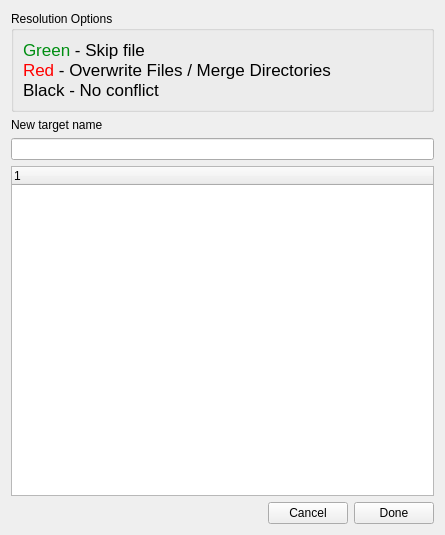
<?xml version="1.0" encoding="UTF-8"?>
<ui version="4.0">
 <class>FileConflict</class>
 <widget class="QDialog" name="FileConflict">
  <property name="geometry">
   <rect>
    <x>0</x>
    <y>0</y>
    <width>445</width>
    <height>535</height>
   </rect>
  </property>
  <property name="windowTitle">
   <string>Dialog</string>
  </property>
  <layout class="QGridLayout" name="gridLayout">
   <item row="0" column="0" colspan="3">
    <widget class="QGroupBox" name="groupBox_2">
     <property name="title">
      <string>Resolution Options</string>
     </property>
     <layout class="QVBoxLayout" name="verticalLayout">
      <item>
       <widget class="QLabel" name="label_2">
        <property name="text">
         <string>&lt;!DOCTYPE HTML PUBLIC &quot;-//W3C//DTD HTML 4.0//EN&quot; &quot;http://www.w3.org/TR/REC-html40/strict.dtd&quot;&gt;
&lt;html&gt;&lt;head&gt;&lt;meta name=&quot;qrichtext&quot; content=&quot;1&quot; /&gt;&lt;style type=&quot;text/css&quot;&gt;
p, li { white-space: pre-wrap; }
&lt;/style&gt;&lt;/head&gt;&lt;body style=&quot; font-family:'Lucida Grande'; font-size:13pt; font-weight:400; font-style:normal;&quot;&gt;
&lt;p style=&quot; margin-top:0px; margin-bottom:0px; margin-left:0px; margin-right:0px; -qt-block-indent:0; text-indent:0px;&quot;&gt;&lt;span style=&quot; color:#008e12;&quot;&gt;Green&lt;/span&gt; - Skip file&lt;/p&gt;
&lt;p style=&quot; margin-top:0px; margin-bottom:0px; margin-left:0px; margin-right:0px; -qt-block-indent:0; text-indent:0px;&quot;&gt;&lt;span style=&quot; color:#ff0000;&quot;&gt;Red&lt;/span&gt; - Overwrite Files / Merge Directories&lt;/p&gt;
&lt;p style=&quot; margin-top:0px; margin-bottom:0px; margin-left:0px; margin-right:0px; -qt-block-indent:0; text-indent:0px;&quot;&gt;Black - No conflict&lt;/p&gt;&lt;/body&gt;&lt;/html&gt;</string>
        </property>
       </widget>
      </item>
     </layout>
    </widget>
   </item>
   <item row="1" column="0">
    <widget class="QLabel" name="label">
     <property name="text">
      <string>New target name</string>
     </property>
    </widget>
   </item>
   <item row="2" column="0" colspan="3">
    <widget class="QLineEdit" name="lineEdit"/>
   </item>
   <item row="3" column="0" colspan="3">
    <widget class="QTreeWidget" name="treeWidget"/>
   </item>
   <item row="4" column="0">
    <spacer name="horizontalSpacer">
     <property name="orientation">
      <enum>Qt::Horizontal</enum>
     </property>
     <property name="sizeHint" stdset="0">
      <size>
       <width>259</width>
       <height>20</height>
      </size>
     </property>
    </spacer>
   </item>
   <item row="4" column="1">
    <widget class="QPushButton" name="pushButton_2">
     <property name="maximumSize">
      <size>
       <width>80</width>
       <height>16777215</height>
      </size>
     </property>
     <property name="text">
      <string>Cancel</string>
     </property>
     <property name="autoDefault">
      <bool>false</bool>
     </property>
    </widget>
   </item>
   <item row="4" column="2">
    <widget class="QPushButton" name="pushButton">
     <property name="maximumSize">
      <size>
       <width>80</width>
       <height>16777215</height>
      </size>
     </property>
     <property name="text">
      <string>Done</string>
     </property>
     <property name="autoDefault">
      <bool>false</bool>
     </property>
    </widget>
   </item>
  </layout>
 </widget>
 <resources/>
 <connections>
  <connection>
   <sender>pushButton</sender>
   <signal>clicked()</signal>
   <receiver>FileConflict</receiver>
   <slot>accept()</slot>
   <hints>
    <hint type="sourcelabel">
     <x>438</x>
     <y>590</y>
    </hint>
    <hint type="destinationlabel">
     <x>388</x>
     <y>484</y>
    </hint>
   </hints>
  </connection>
  <connection>
   <sender>pushButton_2</sender>
   <signal>clicked()</signal>
   <receiver>FileConflict</receiver>
   <slot>reject()</slot>
   <hints>
    <hint type="sourcelabel">
     <x>361</x>
     <y>590</y>
    </hint>
    <hint type="destinationlabel">
     <x>305</x>
     <y>495</y>
    </hint>
   </hints>
  </connection>
  <connection>
   <sender>treeWidget</sender>
   <signal>itemSelectionChanged()</signal>
   <receiver>FileConflict</receiver>
   <slot>treeSelectionChanged()</slot>
   <hints>
    <hint type="sourcelabel">
     <x>147</x>
     <y>301</y>
    </hint>
    <hint type="destinationlabel">
     <x>7</x>
     <y>315</y>
    </hint>
   </hints>
  </connection>
  <connection>
   <sender>lineEdit</sender>
   <signal>textEdited(QString)</signal>
   <receiver>FileConflict</receiver>
   <slot>lineEditChanged(QString)</slot>
   <hints>
    <hint type="sourcelabel">
     <x>67</x>
     <y>168</y>
    </hint>
    <hint type="destinationlabel">
     <x>10</x>
     <y>169</y>
    </hint>
   </hints>
  </connection>
  <connection>
   <sender>lineEdit</sender>
   <signal>editingFinished()</signal>
   <receiver>FileConflict</receiver>
   <slot>lineEditLostFocus()</slot>
   <hints>
    <hint type="sourcelabel">
     <x>327</x>
     <y>168</y>
    </hint>
    <hint type="destinationlabel">
     <x>437</x>
     <y>146</y>
    </hint>
   </hints>
  </connection>
  <connection>
   <sender>treeWidget</sender>
   <signal>itemClicked(QTreeWidgetItem*,int)</signal>
   <receiver>FileConflict</receiver>
   <slot>refreshTree(QTreeWidgetItem*)</slot>
   <hints>
    <hint type="sourcelabel">
     <x>47</x>
     <y>433</y>
    </hint>
    <hint type="destinationlabel">
     <x>4</x>
     <y>430</y>
    </hint>
   </hints>
  </connection>
 </connections>
 <slots>
  <slot>treeSelectionChanged()</slot>
  <slot>radioSelectionChanged()</slot>
  <slot>lineEditChanged(QString)</slot>
  <slot>lineEditLostFocus()</slot>
  <slot>refreshTree(QTreeWidgetItem*)</slot>
 </slots>
</ui>
